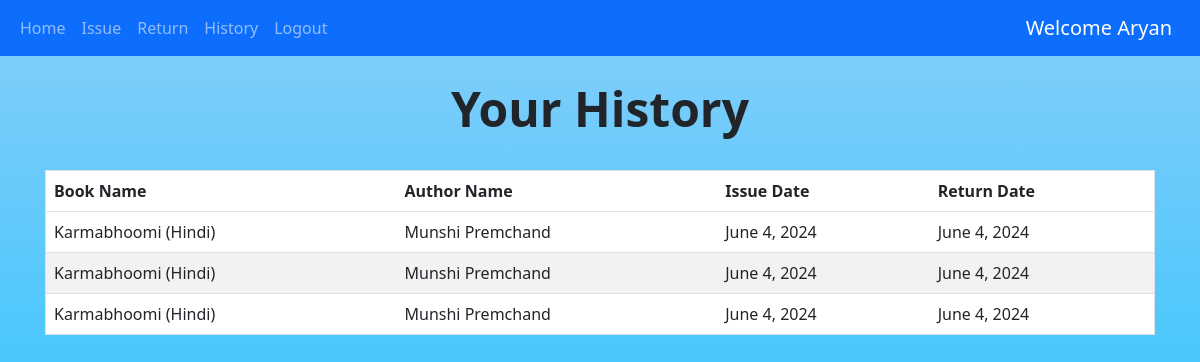
The page /history (signed in) on the database its author committed.
### books/models.py (models this page shows, shortened)
class IssuedItem(models.Model):
    book_id = models.ForeignKey(Book, on_delete=models.CASCADE)
    user_id = models.ForeignKey(User, on_delete=models.CASCADE)
    issue_date = models.DateField(default=date.today(),blank=False)
    return_date = models.DateField(blank=True,null=True)

class Book(models.Model):
    book_name = models.CharField(max_length=150)
    author_name = models.CharField(max_length=200)
    quantity = models.IntegerField(default=1)
    subject = models.CharField(max_length=2000)
    book_add_time = models.TimeField(default=timezone.now())
    book_add_date = models.DateField(default=date.today())
    class Meta:
        unique_together = ('book_name','author_name')

### books/views.py (the view)
# urls.py: path('history',views.history,name='history'),
@login_required(login_url='login')
def history(request):
    my_items = IssuedItem.objects.filter(user_id=request.user).order_by('-issue_date')
    paginator = Paginator(my_items,10)
    page_number = request.GET.get('page')
    show_data_final = paginator.get_page(page_number)
    return render(request,'history.html',{'books':show_data_final})

### templates/history.html (shortened to what this page needs)
{% extends 'base.html' %} {% block content %}
<center>
  <br />
  <h1 class="display-5 fw-bold">Your History</h1>
  <br />
</center>
<div class="container">
  <table class="table">
    <thead class="thead-dark">
      <tr>
        <th scope="col">Book Name</th>
        <th scope="col">Author Name</th>
        <th scope="col">Issue Date</th>
        <th scope="col">Return Date</th>
      </tr>
    </thead>
    <tbody>
      {% for book in books %}
      <tr>
        <td>{{book.book_id.book_name}}</td>
        <td>{{book.book_id.author_name}}</td>
        <td>{{book.issue_date}}</td>
        <td>{{book.return_date}}</td>
      </tr>
      {% endfor %}
    </tbody>
  </table>
</div>
{% endblock %}

### templates/base.html (shortened to what this page needs)
{% load static %}
<!DOCTYPE html>
<html lang="en">
<head>
    <link href="https://cdn.jsdelivr.net/npm/bootstrap@5.2.3/dist/css/bootstrap.min.css" rel="stylesheet">
</head>
<body>
    <nav class="navbar navbar-expand-lg bg-body-light,navbar navbar-dark bg-primary">
        <div class="container-fluid">
            <div class="collapse navbar-collapse" id="navbarSupportedContent">
                <ul class="navbar-nav me-auto mb-2 mb-lg-0">
                    {% if not user.is_authenticated %}
                    <li class="nav-item">
                        <a class="nav-link" href="login">Login</a>
                    </li>
                    <li class="nav-item">
                        <a class="nav-link" href="register">Register</a>
                    </li>
                    {% else %}
                    <li class="nav-item">
                        <a class="nav-link" href="/">Home</a>
                    </li>
                    <li class="nav-item">
                        <a class="nav-link" href="issue">Issue</a>
                    </li>
                    <li class="nav-item">
                        <a class="nav-link" href="return_item">Return</a>
                    </li>
                    <li class="nav-item">
                        <a class="nav-link" href="history">History</a>
                    </li>
                    <li class="nav-item">
                        <a class="nav-link" href="logout">Logout</a>
                    </li>
                    {% endif %}
                </ul>
            </div>
            {% if user.is_authenticated %}
            <a class="navbar-brand" href="#">Welcome {{request.user.first_name}}</a>
            {% endif %}
        </div>
    </nav>
    {% block content %}
    {% endblock %}
</body>
</html>

### templates/base.html (style rules this page uses)
body { background-color: linear-gradient(#87CEFA, #00BFFF); background-repeat: no-repeat; background-size: cover; }

### templates/history.html (style rules this page uses)
table { border-collapse: collapse; border-spacing: 0; border-radius: 10px; width: 100%; border: 1px solid #ddd; }
th, td { text-align: left; padding: 16px; }
tr:nth-child(even) { background-color: #f2f2f2; }
tr:nth-child(odd) { background-color: #ffffff; }
.container { width: 100%; padding-right: 15px; padding-left: 15px; margin-right: auto; margin-left: auto; }
body { background: linear-gradient(#87CEFA, #00BFFF); background-repeat: no-repeat; background-attachment: fixed; }

### rows shown on the page
IssuedItem: book_id.book_name "Karmabhoomi (Hindi)", book_id.author_name "Munshi Premchand", issue_date "June 4, 2024", return_date "June 4, 2024"
IssuedItem: book_id.book_name "Karmabhoomi (Hindi)", book_id.author_name "Munshi Premchand", issue_date "June 4, 2024", return_date "June 4, 2024"
IssuedItem: book_id.book_name "Karmabhoomi (Hindi)", book_id.author_name "Munshi Premchand", issue_date "June 4, 2024", return_date "June 4, 2024"

### other values the page prints
{{ request.user.first_name }} "Aryan"
